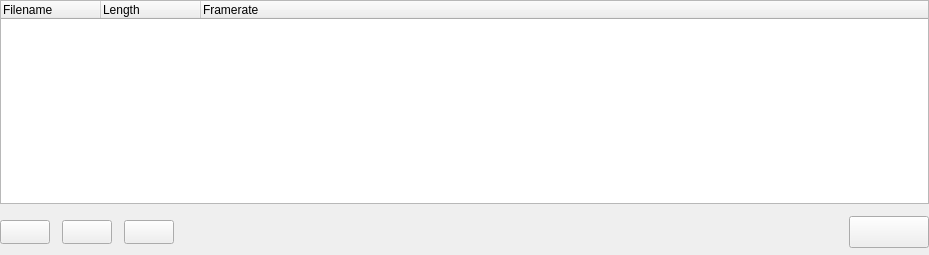
<ui version="4.0" >
 <class>TTVideoFileListWidget</class>
 <widget class="QWidget" name="TTVideoFileListWidget" >
  <property name="geometry" >
   <rect>
    <x>0</x>
    <y>0</y>
    <width>929</width>
    <height>255</height>
   </rect>
  </property>
  <property name="sizePolicy" >
   <sizepolicy vsizetype="Preferred" hsizetype="Preferred" >
    <horstretch>1</horstretch>
    <verstretch>1</verstretch>
   </sizepolicy>
  </property>
  <property name="minimumSize" >
   <size>
    <width>620</width>
    <height>100</height>
   </size>
  </property>
  <property name="baseSize" >
   <size>
    <width>620</width>
    <height>120</height>
   </size>
  </property>
  <property name="windowTitle" >
   <string>Form</string>
  </property>
  <layout class="QGridLayout" name="gridLayout" >
   <property name="leftMargin" >
    <number>0</number>
   </property>
   <property name="topMargin" >
    <number>0</number>
   </property>
   <property name="rightMargin" >
    <number>0</number>
   </property>
   <property name="bottomMargin" >
    <number>7</number>
   </property>
   <property name="spacing" >
    <number>12</number>
   </property>
   <item row="0" column="0" colspan="5" >
    <widget class="QTreeWidget" name="videoListView" >
     <property name="focusPolicy" >
      <enum>Qt::StrongFocus</enum>
     </property>
     <property name="contextMenuPolicy" >
      <enum>Qt::CustomContextMenu</enum>
     </property>
     <property name="frameShape" >
      <enum>QFrame::StyledPanel</enum>
     </property>
     <property name="frameShadow" >
      <enum>QFrame::Plain</enum>
     </property>
     <property name="rootIsDecorated" >
      <bool>false</bool>
     </property>
     <property name="itemsExpandable" >
      <bool>false</bool>
     </property>
     <property name="sortingEnabled" >
      <bool>false</bool>
     </property>
     <property name="columnCount" >
      <number>3</number>
     </property>
     <column>
      <property name="text" >
       <string>Filename</string>
      </property>
     </column>
     <column>
      <property name="text" >
       <string>Length</string>
      </property>
     </column>
     <column>
      <property name="text" >
       <string>Framerate</string>
      </property>
     </column>
    </widget>
   </item>
   <item row="1" column="0" >
    <widget class="QPushButton" name="pbEntryUp" >
     <property name="sizePolicy" >
      <sizepolicy vsizetype="Preferred" hsizetype="Preferred" >
       <horstretch>0</horstretch>
       <verstretch>0</verstretch>
      </sizepolicy>
     </property>
     <property name="minimumSize" >
      <size>
       <width>50</width>
       <height>24</height>
      </size>
     </property>
     <property name="maximumSize" >
      <size>
       <width>50</width>
       <height>24</height>
      </size>
     </property>
     <property name="sizeIncrement" >
      <size>
       <width>1</width>
       <height>1</height>
      </size>
     </property>
     <property name="baseSize" >
      <size>
       <width>60</width>
       <height>32</height>
      </size>
     </property>
     <property name="text" >
      <string/>
     </property>
     <property name="icon" >
      <iconset resource="videofilelistwidget.qrc" >
       <normaloff>:/pixmaps/pixmaps/uparrow_18.xpm</normaloff>:/pixmaps/pixmaps/uparrow_18.xpm</iconset>
     </property>
     <property name="iconSize" >
      <size>
       <width>12</width>
       <height>12</height>
      </size>
     </property>
    </widget>
   </item>
   <item row="1" column="1" >
    <widget class="QPushButton" name="pbEntryDown" >
     <property name="sizePolicy" >
      <sizepolicy vsizetype="Preferred" hsizetype="Preferred" >
       <horstretch>0</horstretch>
       <verstretch>0</verstretch>
      </sizepolicy>
     </property>
     <property name="minimumSize" >
      <size>
       <width>50</width>
       <height>24</height>
      </size>
     </property>
     <property name="maximumSize" >
      <size>
       <width>50</width>
       <height>24</height>
      </size>
     </property>
     <property name="sizeIncrement" >
      <size>
       <width>1</width>
       <height>1</height>
      </size>
     </property>
     <property name="baseSize" >
      <size>
       <width>60</width>
       <height>32</height>
      </size>
     </property>
     <property name="text" >
      <string/>
     </property>
     <property name="icon" >
      <iconset resource="videofilelistwidget.qrc" >
       <normaloff>:/pixmaps/pixmaps/downarrow_18.xpm</normaloff>:/pixmaps/pixmaps/downarrow_18.xpm</iconset>
     </property>
     <property name="iconSize" >
      <size>
       <width>12</width>
       <height>12</height>
      </size>
     </property>
    </widget>
   </item>
   <item row="1" column="2" >
    <widget class="QPushButton" name="pbEntryDelete" >
     <property name="sizePolicy" >
      <sizepolicy vsizetype="Preferred" hsizetype="Preferred" >
       <horstretch>0</horstretch>
       <verstretch>0</verstretch>
      </sizepolicy>
     </property>
     <property name="minimumSize" >
      <size>
       <width>50</width>
       <height>24</height>
      </size>
     </property>
     <property name="maximumSize" >
      <size>
       <width>50</width>
       <height>24</height>
      </size>
     </property>
     <property name="sizeIncrement" >
      <size>
       <width>1</width>
       <height>1</height>
      </size>
     </property>
     <property name="baseSize" >
      <size>
       <width>60</width>
       <height>32</height>
      </size>
     </property>
     <property name="text" >
      <string/>
     </property>
     <property name="icon" >
      <iconset resource="videofilelistwidget.qrc" >
       <normaloff>:/pixmaps/pixmaps/cancel_18.xpm</normaloff>:/pixmaps/pixmaps/cancel_18.xpm</iconset>
     </property>
     <property name="iconSize" >
      <size>
       <width>12</width>
       <height>12</height>
      </size>
     </property>
    </widget>
   </item>
   <item row="1" column="3" >
    <spacer name="horizontalSpacer" >
     <property name="orientation" >
      <enum>Qt::Horizontal</enum>
     </property>
     <property name="sizeHint" stdset="0" >
      <size>
       <width>676</width>
       <height>20</height>
      </size>
     </property>
    </spacer>
   </item>
   <item row="1" column="4" >
    <widget class="QPushButton" name="pbVideoFileOpen" >
     <property name="sizePolicy" >
      <sizepolicy vsizetype="Preferred" hsizetype="Preferred" >
       <horstretch>1</horstretch>
       <verstretch>1</verstretch>
      </sizepolicy>
     </property>
     <property name="minimumSize" >
      <size>
       <width>80</width>
       <height>32</height>
      </size>
     </property>
     <property name="maximumSize" >
      <size>
       <width>120</width>
       <height>32</height>
      </size>
     </property>
     <property name="text" >
      <string/>
     </property>
     <property name="icon" >
      <iconset resource="videofilelistwidget.qrc" >
       <normaloff>:/pixmaps/pixmaps/fileopen_24.xpm</normaloff>:/pixmaps/pixmaps/fileopen_24.xpm</iconset>
     </property>
     <property name="iconSize" >
      <size>
       <width>14</width>
       <height>14</height>
      </size>
     </property>
    </widget>
   </item>
  </layout>
 </widget>
 <resources>
  <include location="videofilelistwidget.qrc" />
 </resources>
 <connections/>
</ui>
